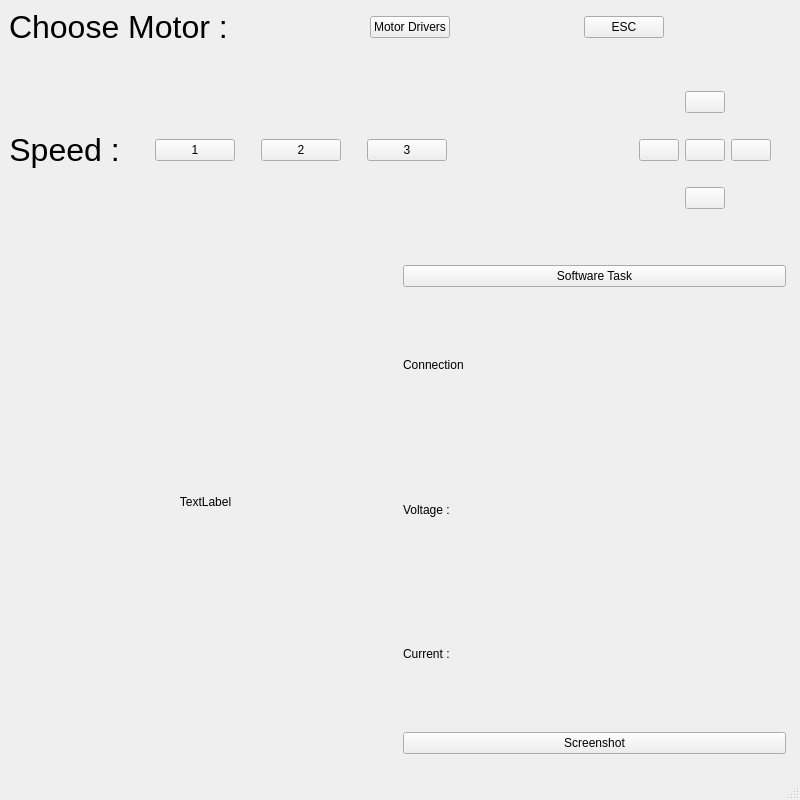
<?xml version="1.0" encoding="UTF-8"?>
<ui version="4.0">
 <class>MainWindow</class>
 <widget class="QMainWindow" name="MainWindow">
  <property name="geometry">
   <rect>
    <x>0</x>
    <y>0</y>
    <width>800</width>
    <height>800</height>
   </rect>
  </property>
  <property name="windowTitle">
   <string>MainWindow</string>
  </property>
  <property name="autoFillBackground">
   <bool>false</bool>
  </property>
  <property name="tabShape">
   <enum>QTabWidget::Rounded</enum>
  </property>
  <widget class="QWidget" name="centralwidget">
   <layout class="QVBoxLayout" name="verticalLayout_4">
    <item>
     <layout class="QHBoxLayout" name="horizontalLayout_2">
      <item>
       <widget class="QLabel" name="label_2">
        <property name="font">
         <font>
          <pointsize>24</pointsize>
         </font>
        </property>
        <property name="text">
         <string>Choose Motor : </string>
        </property>
       </widget>
      </item>
      <item>
       <spacer name="horizontalSpacer_9">
        <property name="orientation">
         <enum>Qt::Horizontal</enum>
        </property>
        <property name="sizeHint" stdset="0">
         <size>
          <width>40</width>
          <height>20</height>
         </size>
        </property>
       </spacer>
      </item>
      <item>
       <widget class="QPushButton" name="MOTOR">
        <property name="text">
         <string>Motor Drivers</string>
        </property>
       </widget>
      </item>
      <item>
       <spacer name="horizontalSpacer_10">
        <property name="orientation">
         <enum>Qt::Horizontal</enum>
        </property>
        <property name="sizeHint" stdset="0">
         <size>
          <width>40</width>
          <height>20</height>
         </size>
        </property>
       </spacer>
      </item>
      <item>
       <widget class="QPushButton" name="ESC">
        <property name="text">
         <string>ESC</string>
        </property>
       </widget>
      </item>
      <item>
       <spacer name="horizontalSpacer_11">
        <property name="orientation">
         <enum>Qt::Horizontal</enum>
        </property>
        <property name="sizeHint" stdset="0">
         <size>
          <width>40</width>
          <height>20</height>
         </size>
        </property>
       </spacer>
      </item>
     </layout>
    </item>
    <item>
     <spacer name="verticalSpacer_11">
      <property name="orientation">
       <enum>Qt::Vertical</enum>
      </property>
      <property name="sizeType">
       <enum>QSizePolicy::Preferred</enum>
      </property>
      <property name="sizeHint" stdset="0">
       <size>
        <width>20</width>
        <height>20</height>
       </size>
      </property>
     </spacer>
    </item>
    <item>
     <layout class="QVBoxLayout" name="verticalLayout_3">
      <item>
       <layout class="QHBoxLayout" name="horizontalLayout_3">
        <item>
         <layout class="QHBoxLayout" name="horizontalLayout_9">
          <item>
           <widget class="QLabel" name="speedLabel_2">
            <property name="font">
             <font>
              <pointsize>24</pointsize>
             </font>
            </property>
            <property name="text">
             <string>Speed : </string>
            </property>
            <property name="alignment">
             <set>Qt::AlignCenter</set>
            </property>
           </widget>
          </item>
          <item>
           <spacer name="horizontalSpacer_5">
            <property name="orientation">
             <enum>Qt::Horizontal</enum>
            </property>
            <property name="sizeType">
             <enum>QSizePolicy::Minimum</enum>
            </property>
            <property name="sizeHint" stdset="0">
             <size>
              <width>20</width>
              <height>20</height>
             </size>
            </property>
           </spacer>
          </item>
          <item>
           <widget class="QPushButton" name="speed1">
            <property name="text">
             <string>1</string>
            </property>
           </widget>
          </item>
          <item>
           <spacer name="horizontalSpacer_6">
            <property name="orientation">
             <enum>Qt::Horizontal</enum>
            </property>
            <property name="sizeType">
             <enum>QSizePolicy::Minimum</enum>
            </property>
            <property name="sizeHint" stdset="0">
             <size>
              <width>20</width>
              <height>20</height>
             </size>
            </property>
           </spacer>
          </item>
          <item>
           <widget class="QPushButton" name="speed2">
            <property name="text">
             <string>2</string>
            </property>
           </widget>
          </item>
          <item>
           <spacer name="horizontalSpacer_7">
            <property name="orientation">
             <enum>Qt::Horizontal</enum>
            </property>
            <property name="sizeType">
             <enum>QSizePolicy::Minimum</enum>
            </property>
            <property name="sizeHint" stdset="0">
             <size>
              <width>20</width>
              <height>20</height>
             </size>
            </property>
           </spacer>
          </item>
          <item>
           <widget class="QPushButton" name="speed3">
            <property name="text">
             <string>3</string>
            </property>
           </widget>
          </item>
          <item>
           <spacer name="horizontalSpacer_8">
            <property name="orientation">
             <enum>Qt::Horizontal</enum>
            </property>
            <property name="sizeHint" stdset="0">
             <size>
              <width>40</width>
              <height>20</height>
             </size>
            </property>
           </spacer>
          </item>
         </layout>
        </item>
        <item>
         <spacer name="horizontalSpacer_3">
          <property name="orientation">
           <enum>Qt::Horizontal</enum>
          </property>
          <property name="sizeType">
           <enum>QSizePolicy::Preferred</enum>
          </property>
          <property name="sizeHint" stdset="0">
           <size>
            <width>40</width>
            <height>20</height>
           </size>
          </property>
         </spacer>
        </item>
        <item>
         <widget class="QPushButton" name="Left">
          <property name="sizePolicy">
           <sizepolicy hsizetype="Fixed" vsizetype="Fixed">
            <horstretch>0</horstretch>
            <verstretch>0</verstretch>
           </sizepolicy>
          </property>
          <property name="text">
           <string/>
          </property>
         </widget>
        </item>
        <item>
         <layout class="QVBoxLayout" name="verticalLayout">
          <item>
           <spacer name="verticalSpacer_3">
            <property name="orientation">
             <enum>Qt::Vertical</enum>
            </property>
            <property name="sizeType">
             <enum>QSizePolicy::Minimum</enum>
            </property>
            <property name="sizeHint" stdset="0">
             <size>
              <width>20</width>
              <height>20</height>
             </size>
            </property>
           </spacer>
          </item>
          <item>
           <layout class="QHBoxLayout" name="horizontalLayout_4">
            <item>
             <widget class="QPushButton" name="Up">
              <property name="sizePolicy">
               <sizepolicy hsizetype="Fixed" vsizetype="Fixed">
                <horstretch>0</horstretch>
                <verstretch>0</verstretch>
               </sizepolicy>
              </property>
              <property name="layoutDirection">
               <enum>Qt::LeftToRight</enum>
              </property>
              <property name="text">
               <string/>
              </property>
              <property name="autoDefault">
               <bool>false</bool>
              </property>
             </widget>
            </item>
           </layout>
          </item>
          <item>
           <spacer name="verticalSpacer_4">
            <property name="orientation">
             <enum>Qt::Vertical</enum>
            </property>
            <property name="sizeType">
             <enum>QSizePolicy::Minimum</enum>
            </property>
            <property name="sizeHint" stdset="0">
             <size>
              <width>20</width>
              <height>20</height>
             </size>
            </property>
           </spacer>
          </item>
          <item>
           <layout class="QHBoxLayout" name="horizontalLayout_6">
            <item>
             <widget class="QPushButton" name="Stop">
              <property name="enabled">
               <bool>true</bool>
              </property>
              <property name="sizePolicy">
               <sizepolicy hsizetype="Fixed" vsizetype="Fixed">
                <horstretch>0</horstretch>
                <verstretch>0</verstretch>
               </sizepolicy>
              </property>
              <property name="text">
               <string/>
              </property>
             </widget>
            </item>
           </layout>
          </item>
          <item>
           <spacer name="verticalSpacer">
            <property name="orientation">
             <enum>Qt::Vertical</enum>
            </property>
            <property name="sizeType">
             <enum>QSizePolicy::Minimum</enum>
            </property>
            <property name="sizeHint" stdset="0">
             <size>
              <width>20</width>
              <height>20</height>
             </size>
            </property>
           </spacer>
          </item>
          <item>
           <layout class="QHBoxLayout" name="horizontalLayout_5">
            <item>
             <widget class="QPushButton" name="Down">
              <property name="sizePolicy">
               <sizepolicy hsizetype="Fixed" vsizetype="Fixed">
                <horstretch>0</horstretch>
                <verstretch>0</verstretch>
               </sizepolicy>
              </property>
              <property name="text">
               <string/>
              </property>
             </widget>
            </item>
           </layout>
          </item>
          <item>
           <spacer name="verticalSpacer_2">
            <property name="orientation">
             <enum>Qt::Vertical</enum>
            </property>
            <property name="sizeType">
             <enum>QSizePolicy::Minimum</enum>
            </property>
            <property name="sizeHint" stdset="0">
             <size>
              <width>20</width>
              <height>20</height>
             </size>
            </property>
           </spacer>
          </item>
         </layout>
        </item>
        <item>
         <widget class="QPushButton" name="Right">
          <property name="sizePolicy">
           <sizepolicy hsizetype="Fixed" vsizetype="Fixed">
            <horstretch>0</horstretch>
            <verstretch>0</verstretch>
           </sizepolicy>
          </property>
          <property name="text">
           <string/>
          </property>
         </widget>
        </item>
        <item>
         <spacer name="horizontalSpacer_4">
          <property name="orientation">
           <enum>Qt::Horizontal</enum>
          </property>
          <property name="sizeType">
           <enum>QSizePolicy::Minimum</enum>
          </property>
          <property name="sizeHint" stdset="0">
           <size>
            <width>20</width>
            <height>20</height>
           </size>
          </property>
         </spacer>
        </item>
       </layout>
      </item>
      <item>
       <layout class="QHBoxLayout" name="horizontalLayout_8"/>
      </item>
      <item>
       <spacer name="verticalSpacer_5">
        <property name="orientation">
         <enum>Qt::Vertical</enum>
        </property>
        <property name="sizeType">
         <enum>QSizePolicy::Maximum</enum>
        </property>
        <property name="sizeHint" stdset="0">
         <size>
          <width>20</width>
          <height>10</height>
         </size>
        </property>
       </spacer>
      </item>
      <item>
       <layout class="QHBoxLayout" name="horizontalLayout">
        <item>
         <spacer name="horizontalSpacer">
          <property name="orientation">
           <enum>Qt::Horizontal</enum>
          </property>
          <property name="sizeType">
           <enum>QSizePolicy::Minimum</enum>
          </property>
          <property name="sizeHint" stdset="0">
           <size>
            <width>5</width>
            <height>10</height>
           </size>
          </property>
         </spacer>
        </item>
        <item>
         <layout class="QVBoxLayout" name="verticalLayout_6">
          <item>
           <widget class="QLabel" name="label">
            <property name="text">
             <string>TextLabel</string>
            </property>
            <property name="alignment">
             <set>Qt::AlignCenter</set>
            </property>
           </widget>
          </item>
         </layout>
        </item>
        <item>
         <layout class="QVBoxLayout" name="verticalLayout_7">
          <item>
           <spacer name="verticalSpacer_6">
            <property name="orientation">
             <enum>Qt::Vertical</enum>
            </property>
            <property name="sizeType">
             <enum>QSizePolicy::Preferred</enum>
            </property>
            <property name="sizeHint" stdset="0">
             <size>
              <width>20</width>
              <height>20</height>
             </size>
            </property>
           </spacer>
          </item>
          <item>
           <widget class="QPushButton" name="swTask">
            <property name="text">
             <string>Software Task</string>
            </property>
           </widget>
          </item>
          <item>
           <spacer name="verticalSpacer_12">
            <property name="orientation">
             <enum>Qt::Vertical</enum>
            </property>
            <property name="sizeType">
             <enum>QSizePolicy::Minimum</enum>
            </property>
            <property name="sizeHint" stdset="0">
             <size>
              <width>20</width>
              <height>5</height>
             </size>
            </property>
           </spacer>
          </item>
          <item>
           <widget class="QLabel" name="label_4">
            <property name="text">
             <string>Connection</string>
            </property>
           </widget>
          </item>
          <item>
           <spacer name="verticalSpacer_7">
            <property name="orientation">
             <enum>Qt::Vertical</enum>
            </property>
            <property name="sizeType">
             <enum>QSizePolicy::Minimum</enum>
            </property>
            <property name="sizeHint" stdset="0">
             <size>
              <width>20</width>
              <height>5</height>
             </size>
            </property>
           </spacer>
          </item>
          <item>
           <widget class="QLabel" name="Volt">
            <property name="text">
             <string>Voltage : </string>
            </property>
           </widget>
          </item>
          <item>
           <spacer name="verticalSpacer_8">
            <property name="orientation">
             <enum>Qt::Vertical</enum>
            </property>
            <property name="sizeType">
             <enum>QSizePolicy::Minimum</enum>
            </property>
            <property name="sizeHint" stdset="0">
             <size>
              <width>20</width>
              <height>5</height>
             </size>
            </property>
           </spacer>
          </item>
          <item>
           <widget class="QLabel" name="Current">
            <property name="text">
             <string>Current : </string>
            </property>
           </widget>
          </item>
          <item>
           <spacer name="verticalSpacer_9">
            <property name="orientation">
             <enum>Qt::Vertical</enum>
            </property>
            <property name="sizeType">
             <enum>QSizePolicy::Minimum</enum>
            </property>
            <property name="sizeHint" stdset="0">
             <size>
              <width>20</width>
              <height>5</height>
             </size>
            </property>
           </spacer>
          </item>
          <item>
           <widget class="QPushButton" name="pushButton">
            <property name="text">
             <string>Screenshot</string>
            </property>
           </widget>
          </item>
          <item>
           <spacer name="verticalSpacer_10">
            <property name="orientation">
             <enum>Qt::Vertical</enum>
            </property>
            <property name="sizeType">
             <enum>QSizePolicy::Minimum</enum>
            </property>
            <property name="sizeHint" stdset="0">
             <size>
              <width>20</width>
              <height>5</height>
             </size>
            </property>
           </spacer>
          </item>
         </layout>
        </item>
        <item>
         <spacer name="horizontalSpacer_2">
          <property name="orientation">
           <enum>Qt::Horizontal</enum>
          </property>
          <property name="sizeType">
           <enum>QSizePolicy::Minimum</enum>
          </property>
          <property name="sizeHint" stdset="0">
           <size>
            <width>5</width>
            <height>20</height>
           </size>
          </property>
         </spacer>
        </item>
       </layout>
      </item>
     </layout>
    </item>
    <item>
     <spacer name="verticalSpacer_13">
      <property name="orientation">
       <enum>Qt::Vertical</enum>
      </property>
      <property name="sizeType">
       <enum>QSizePolicy::Minimum</enum>
      </property>
      <property name="sizeHint" stdset="0">
       <size>
        <width>20</width>
        <height>10</height>
       </size>
      </property>
     </spacer>
    </item>
   </layout>
  </widget>
  <widget class="QStatusBar" name="statusbar"/>
 </widget>
 <resources/>
 <connections/>
</ui>
